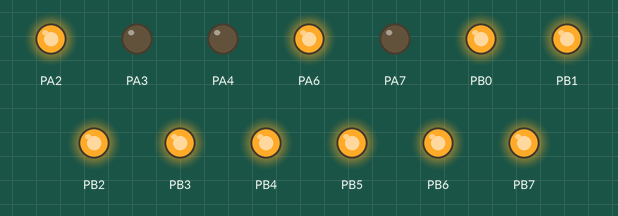
Bench run of a program on a simulated ATmega32, built with avr-gcc and emulated at 8 MHz. Shown: output pins drawn as LEDs (lit = HIGH).

Above: at 0.2 s.
At 2.72 s:
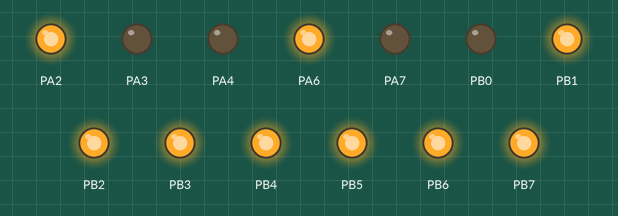
Timing chart, 0 to 3.0 s (numbered marks = the images above):
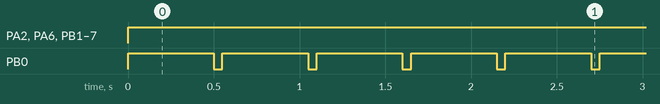

The program:

main.cpp
```cpp
/*
 * BK_AVR_M16_M32_Dev_Board_Blink_LEDs.cpp
 * Schematics and other info at: E:\Cloud
 * Storage\Dropbox\Personal\Electronics\MCUs & Peripherals\Atmel\Boards\Shields,
 * breakout & development boards\BK-AVR-M16-M32  JTAG & ISP-SPI Dev Board
 * Created: 25/03/2023 12:36:26
 * Author : Steven
 */

// Note ATmega32A fuses are High 0x91 Low 0xCF
// Device signature = 0x1E9502

#ifndef F_CPU
#define F_CPU 8000000UL // Specify actual clock speed of target CPU so any delay macros have accurate timings.  Here 8 MHz clock speed.
#endif

#include <avr/cpufunc.h> //This header file contains macros (e.g. _NOP(); that access special functions of the AVR CPU which do not fit into any of the other header files.
#include <avr/io.h> //I/O definitions including the particular device we use e.g ATmega328P, which is specified in PROJECT > "Project Name" > Device
#include <util/delay.h> //Convenience functions for busy-wait delay loops

int x = 0;

int main(void) {
  DDRB = DDRB | 0b11111111; // All PORTB pins to be outputs = 0xFF
  PORTB = 0b11111111; // All PORTB pins set to logic 1 (turn off LEDs) = 0xFF

  DDRA = DDRA | 0b11011100; // PORTA set PA2, PA3, PA4, PA6 & PA7 as outputs = 0xDC
  PORTA = 0b01100000;    // PORTA set PA5 & PA6 to logic 1 = 0x60

  while (1) // infinite loop
  {
    _NOP();
    x++; // Increment variable x
    _NOP();
    PORTA = PORTA | 0x04; // Set 8 LEDS latch U4 to transparent mode to reflect state of PORTB
    _NOP();

    PORTB = PINB | 0b00000001; // Set PB0 to 1 to turn off LED D1
    _NOP();
    _delay_ms(500);

    PORTB = PINB & 0b11111110; // Sets PB0 to logic 0 to turn on LED D1
    _NOP();
    _delay_ms(50);
  }
}
```

Measured:
- by itself, PA2, PA6, PB1–7: LOW → HIGH at 0.00 s
- by itself, PB0: alternates HIGH for 0.50 s and LOW for 0.05 s
